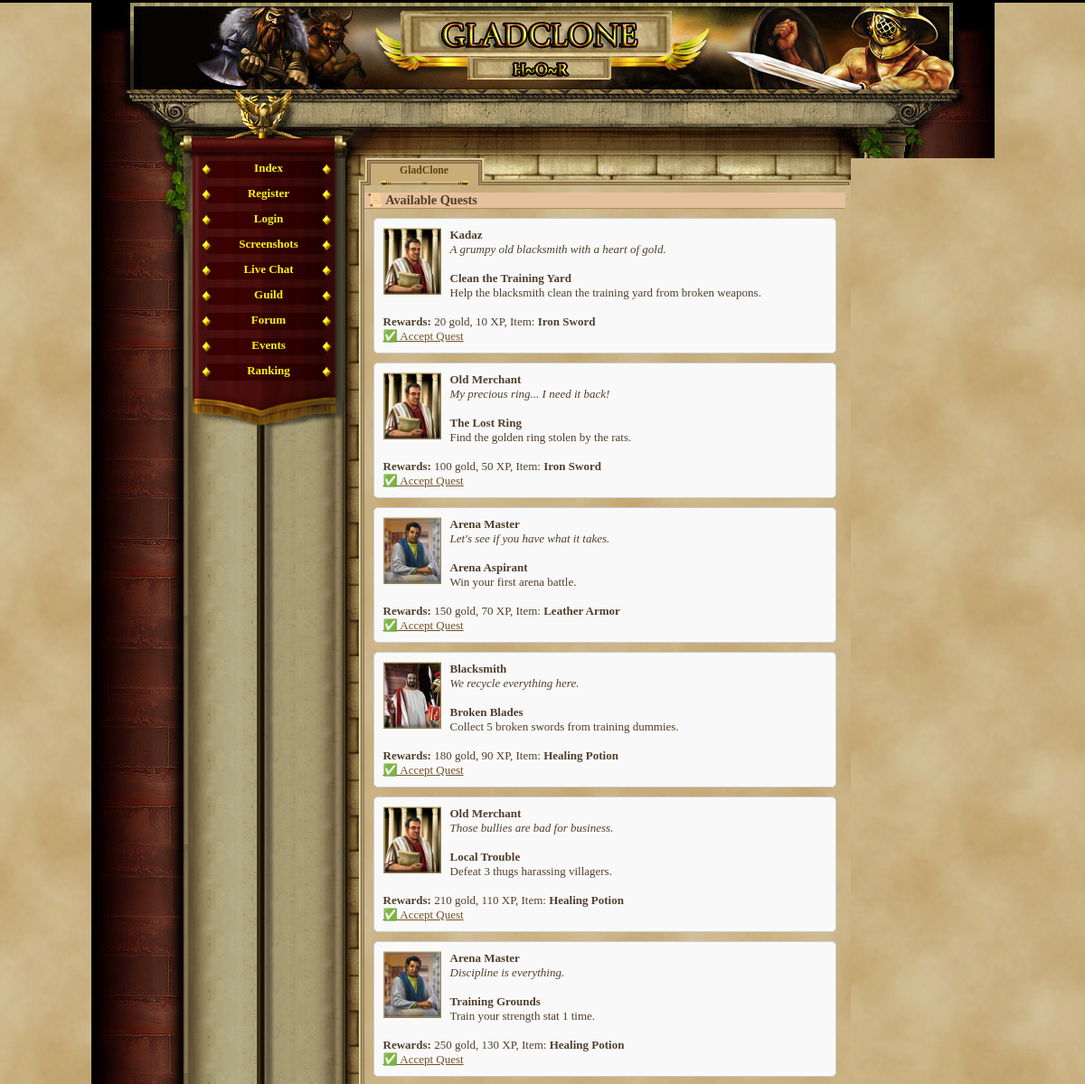
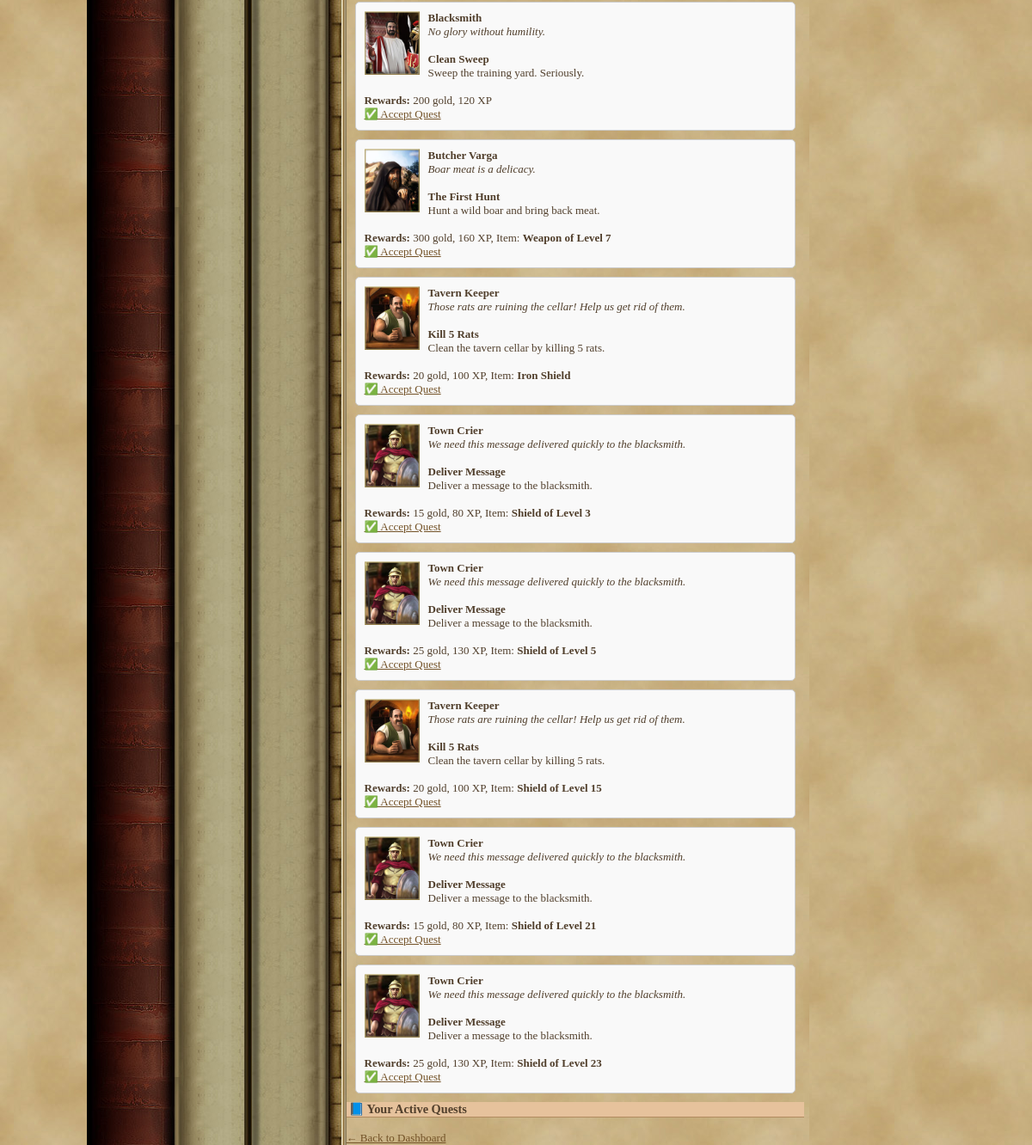
Screenshot of /quest.php (signed in) with the database file from the repository (2 pictures, top to bottom).
### tables this page shows
CREATE TABLE `quests` (
  `id` int(11) NOT NULL AUTO_INCREMENT,
  `previous_quest_id` int(11) DEFAULT NULL,
  `title` varchar(255) NOT NULL,
  `description` text NOT NULL,
  `npc_image` varchar(255) NOT NULL,
  `npc_description` text NOT NULL,
  `required_level` int(11) NOT NULL,
  `gold_reward` int(11) NOT NULL,
  `exp_reward` int(11) NOT NULL,
  `reward_item_id` int(11) DEFAULT NULL,
  `is_repeatable` tinyint(1) NOT NULL DEFAULT '0',
  `npc_name` varchar(255) NOT NULL DEFAULT 'Unknown NPC',
  PRIMARY KEY (`id`)
);

CREATE TABLE `items` (
  `id` int(11) NOT NULL AUTO_INCREMENT,
  `name` varchar(50) NOT NULL,
  `description` text,
  `type` varchar(20) NOT NULL,
  `attack_bonus` int(11) DEFAULT '0',
  `defense_bonus` int(11) DEFAULT '0',
  `sell_value` int(11) NOT NULL DEFAULT '10',
  `value` int(11) NOT NULL DEFAULT '0',
  `price` int(11) NOT NULL DEFAULT '0',
  `image` varchar(255) DEFAULT 'default.png',
  `slot` varchar(20) NOT NULL DEFAULT 'misc',
  `dex_bonus` int(11) DEFAULT '0',
  `level_required` int(11) DEFAULT '1',
  `effect_type` varchar(10) DEFAULT 'NULL',
  `target_attr` varchar(20) DEFAULT NULL,
  `effect_value` int(11) DEFAULT '0',
  `duration` int(11) DEFAULT '0',
  PRIMARY KEY (`id`)
);

### quest.php (the view, shortened to what this page needs)
<?php
require_once('var/ustawienia.php');
require_once('gora_strony.php');
require_once('menu_l.php');
$player_id = $_SESSION['id'];
echo "<h2>📜 Available Quests</h2>";
$player_stmt = $conn->prepare("SELECT nivel FROM gracze WHERE id = ?");
$player_stmt->bind_param("i", $player_id);
$player_stmt->execute();
$player_result = $player_stmt->get_result();
$player_data = $player_result->fetch_assoc();
$level = $player_data['nivel'];
$result = $conn->query("SELECT * FROM quests WHERE required_level <= $level");
while ($row = $result->fetch_assoc()) {
    echo "<div style='border:1px solid #ccc;padding:10px;margin:10px;border-radius:5px;background:#f9f9f9'>";
    echo "<img src='images/npc/{$row['npc_image']}' width='64' style='float:left;margin-right:10px'>";
    echo "<strong>{$row['npc_name']}</strong><br>";
    echo "<em>{$row['npc_description']}</em><br><br>";
    echo "<strong>{$row['title']}</strong><br>";
    echo "{$row['description']}<br><br>";
    echo "<strong>Rewards:</strong> {$row['gold_reward']} gold, {$row['exp_reward']} XP";
    if ($row['reward_item_id']) {
        $item_id = $row['reward_item_id'];
        $item_query = $conn->prepare("SELECT name FROM items WHERE id = ?");
        $item_query->bind_param("i", $item_id);
        $item_query->execute();
        $item_result = $item_query->get_result();
        $item_data = $item_result->fetch_assoc();
        $item_name = $item_data ? $item_data['name'] : "Unknown Item";
        echo ", Item: <strong>{$item_name}</strong>";
    }
    echo "<br><a href='quest.php?accept={$row['id']}'>✅ Accept Quest</a>";
    echo "<div style='clear:both'></div></div>";
}
echo "<h2>📘 Your Active Quests</h2>";
?>
<br><a href="index.php">← Back to Dashboard</a>

### game_05.css (style rules this page uses)
body, html { margin: 0; padding: 0; font-family:"Palatino Linotype", "Times New Roman", Times, serif; text-align: center; color: #513F2C; background-color: #000; font-size:16px; }
h2 { text-align:left; border-bottom:1px solid #b28b60; color:#513F2C; background-color:#e6c29c; margin:8px 0px 0px 0px; padding-left:3px; font-size:1.1em; }
a { -moz-user-focus: none; -moz-outline: none; outline: none; }
#content a { color:#735227; }

### quest.php (style rules this page uses)
body { background-image: url('images/papierus.jpg'); }

### rows the page displays
quests: npc_image (picture), npc_name "Kadaz", npc_description "A grumpy old blacksmith with a heart of gold.", title "Clean the Training Yard", description "Help the blacksmith clean the training yard from broken weapons.", gold_reward "20", exp_reward "10", items.name "Iron Sword"
quests: npc_image (picture), npc_name "Old Merchant", npc_description "My precious ring... I need it back!", title "The Lost Ring", description "Find the golden ring stolen by the rats.", gold_reward "100", exp_reward "50", items.name "Iron Sword"
quests: npc_image (picture), npc_name "Arena Master", npc_description "Let's see if you have what it takes.", title "Arena Aspirant", description "Win your first arena battle.", gold_reward "150", exp_reward "70", items.name "Leather Armor"
quests: npc_image (picture), npc_name "Blacksmith", npc_description "We recycle everything here.", title "Broken Blades", description "Collect 5 broken swords from training dummies.", gold_reward "180", exp_reward "90", items.name "Healing Potion"
quests: npc_image (picture), npc_name "Old Merchant", npc_description "Those bullies are bad for business.", title "Local Trouble", description "Defeat 3 thugs harassing villagers.", gold_reward "210", exp_reward "110", items.name "Healing Potion"
quests: npc_image (picture), npc_name "Arena Master", npc_description "Discipline is everything.", title "Training Grounds", description "Train your strength stat 1 time.", gold_reward "250", exp_reward "130", items.name "Healing Potion"
quests: npc_image (picture), npc_name "Blacksmith", npc_description "No glory without humility.", title "Clean Sweep", description "Sweep the training yard. Seriously.", gold_reward "200", exp_reward "120"
quests: npc_image (picture), npc_name "Butcher Varga", npc_description "Boar meat is a delicacy.", title "The First Hunt", description "Hunt a wild boar and bring back meat.", gold_reward "300", exp_reward "160", items.name "Weapon of Level 7"
quests: npc_image (picture), npc_name "Tavern Keeper", npc_description "Those rats are ruining the cellar! Help us get rid of them.", title "Kill 5 Rats", description "Clean the tavern cellar by killing 5 rats.", gold_reward "20", exp_reward "100", items.name "Iron Shield"
quests: npc_image (picture), npc_name "Town Crier", npc_description "We need this message delivered quickly to the blacksmith.", title "Deliver Message", description "Deliver a message to the blacksmith.", gold_reward "15", exp_reward "80", items.name "Shield of Level 3"
quests: npc_image (picture), npc_name "Town Crier", npc_description "We need this message delivered quickly to the blacksmith.", title "Deliver Message", description "Deliver a message to the blacksmith.", gold_reward "25", exp_reward "130", items.name "Shield of Level 5"
quests: npc_image (picture), npc_name "Tavern Keeper", npc_description "Those rats are ruining the cellar! Help us get rid of them.", title "Kill 5 Rats", description "Clean the tavern cellar by killing 5 rats.", gold_reward "20", exp_reward "100", items.name "Shield of Level 15"
quests: npc_image (picture), npc_name "Town Crier", npc_description "We need this message delivered quickly to the blacksmith.", title "Deliver Message", description "Deliver a message to the blacksmith.", gold_reward "15", exp_reward "80", items.name "Shield of Level 21"
quests: npc_image (picture), npc_name "Town Crier", npc_description "We need this message delivered quickly to the blacksmith.", title "Deliver Message", description "Deliver a message to the blacksmith.", gold_reward "25", exp_reward "130", items.name "Shield of Level 23"
